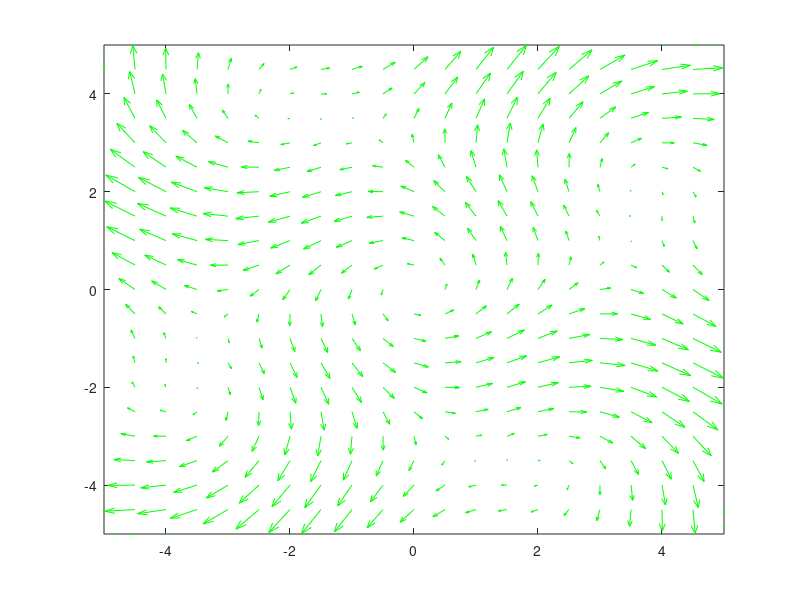

Here is the MATLAB script that generated this plot: (Note: this script raises an error after producing the figure.)
[x, y] = meshgrid(-5:0.5:5);
u = x-4.*sin(y);
v = y+4.*sin(x);

quiver(x,y,u,v,'g');
axis([-5,5,-5,5]);


a=[-5,-4, -3, -2, -1,1,2,3,4,0,0,0,0,0,0,0,0,0];
b = [0,0,0,0,0,0,0,0,0,-4,-3,-2,-1,1,2,3,4,5];

% фазов портрет
hold on

    [t,x] = ode45(@solver, [0,-4], [2,0]); 
    plot(x(:,1), x(:,2), 'g');
for k = 1:length(a)
    [t,x]=ode45(@solver, [0,4], [a(k), b(k)]);
    plot(x(:,1), x(:,2), 'r'); 
    [t,x] = ode45(@solver, [0,-4], [a(k), b(k)]); 
    plot(x(:,1), x(:,2), 'b');

end
axis([-5,5,-5,5]);